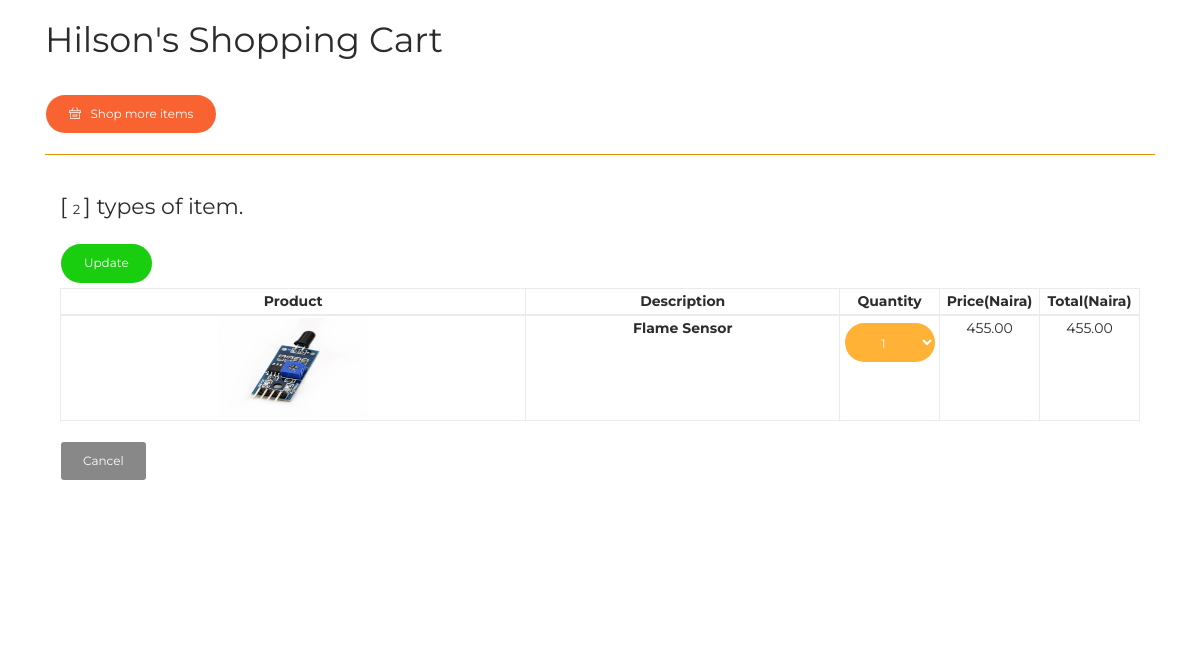
Screenshot of /Electricks-shop/pages/edit_order_details.php?order_id=99 (signed in) with the database file from the repository.
### tables this page shows
CREATE TABLE IF NOT EXISTS `users` (
`user_id` int(11) NOT NULL,
  `firstname` varchar(50) NOT NULL,
  `middlename` varchar(50) NOT NULL,
  `lastname` varchar(50) NOT NULL,
  `address` varchar(300) NOT NULL,
  `email` varchar(50) NOT NULL,
  `contact` varchar(50) NOT NULL,
  `username` varchar(50) NOT NULL,
  `password` varchar(50) NOT NULL
);

CREATE TABLE IF NOT EXISTS `products` (
`prod_id` int(11) NOT NULL,
  `prod_name` varchar(50) NOT NULL,
  `prod_desc` varchar(500) NOT NULL,
  `prod_qty` int(11) NOT NULL,
  `prod_cost` decimal(10,2) NOT NULL,
  `prod_price` decimal(10,2) NOT NULL,
  `category` varchar(100) NOT NULL,
  `supplier` varchar(100) NOT NULL,
  `prod_serial` varchar(50) NOT NULL,
  `prod_pic1` varchar(500) NOT NULL,
  `prod_pic2` varchar(500) NOT NULL,
  `prod_pic3` varchar(500) NOT NULL
);

CREATE TABLE IF NOT EXISTS `order_details` (
`order_details_id` int(11) NOT NULL,
  `prod_id` int(11) NOT NULL,
  `prod_qty` int(11) NOT NULL,
  `total_qty` varchar(30) NOT NULL,
  `total` decimal(10,2) NOT NULL,
  `user_id` int(11) NOT NULL,
  `order_id` varchar(30) NOT NULL
);

### Electricks-shop/pages/edit_order_details.php (the view, shortened to what this page needs)
<!DOCTYPE html>
<html lang="en">
<head>
    <link rel="stylesheet" href="https://maxcdn.bootstrapcdn.com/font-awesome/latest/css/font-awesome.min.css" />
    <link href="../assets/css/bootstrap.min.css" rel="stylesheet" />
    <link href="../assets/css/now-ui-kit.css?v=1.1.0" rel="stylesheet" />
    <link href="../assets/css/demo.css" rel="stylesheet" />
    <link rel="stylesheet" href="../plugins/datatables/dataTables.bootstrap.css">
</head>
<body class="index-page sidebar-collapse">
    <div class="wrapper"><br>
        <div class="main">
            <div class="section section-basic">
                <div class="container">
                      <h2>       <?php
                                 include('../config/dbconn.php');
                                 $query=mysqli_query($dbconn,"SELECT * FROM `users` WHERE user_id='".$_SESSION['id']."'");
                                 $row=mysqli_fetch_array($query);
                                 echo $row['firstname'];
                                ?>'s Shopping Cart
                      </h2>
                      <a class="btn btn-primary btn-round" href="user_index.php"><i class="now-ui-icons shopping_basket"></i> &nbsp Shop more items</a>
                      <hr color="orange">
                <div class="col-md-12">
                <br>
                <div class="panel panel-success panel-size-custom">
                        <div class="panel-body">
      <?php
        $user_id = $_SESSION['id'];
        $query3=mysqli_query($dbconn,"SELECT * FROM order_details WHERE user_id='$user_id' AND order_id=''") or die (mysql_error());
        $count2=mysqli_num_rows($query3);
      ?>
<form method="post">
  <h5>[ <small><?php echo $count2;?> </small>] types of item.</h5>
  <button type="submit" name="submit" class="btn btn-success btn-round">Update</button>
  <table class="table table-bordered table-condensed">
              <thead>
                <tr>
                  <th>Product</th>
                  <th>Description</th>
                  <th width="100">Quantity</th>
                  <th width="100">Price(Naira)</th>
                  <th width="100">Total(Naira)</th>
        </tr>
              </thead>
              <tbody>
                <?php
                      $order_id=$_GET['order_id'];
                $query=mysqli_query($dbconn,"SELECT * FROM order_details WHERE order_details_id='$order_id'") or die (mysqli_error());
                $row=mysqli_fetch_array($query);
                $prod_id=$row['prod_id'];
                $query2=mysqli_query($dbconn,"SELECT * FROM products WHERE prod_id='$prod_id'") or die (mysqli_error());
                $row2=mysqli_fetch_array($query2);
                $prod_qty=$row2['prod_qty'];
                ?>
        <tr>
                  <td> <img width="150" height="100" src="../uploads/<?php echo $row2['prod_pic1'];?>" alt=""/></td>
                  <td><b><?php echo $row2['prod_name'];?></b><br><br>
                          <?php $string=$row2['prod_desc'];?></td>
          <td>
      <div class="input-append">
      <?php
  echo "<select class='btn btn-warning btn-round dropdown-toggle' size='1' name='prod_qty' id='prod_qty'>";
$i=1; $prod_qty=$prod_qty;
while ($i <= $prod_qty ){
    echo "<option value=".$i.">".$i."</option>";
    $i++;
}
echo "</select>";
?>
     </div>
          </td>
                  <td><?php  echo $row2['prod_price']; ?></td>
                  <td><?php echo $row['total']; ?></td>
                </tr>
        </tbody>
            </table>
  <a href="user_cart.php" class="btn btn-large"><i class="icon-arrow-left"></i> Cancel </a>
</form>
                        </div>
                    </div>
                </div>
            </div>
        </div>
<br><br><br><br>
    </div>
</body>
</html>

### Electricks-shop/assets/css/demo.css (style rules this page uses)
.section-basic { padding-top: 0; }

### rows the page displays
users: firstname "Hilson"
products: prod_pic1 (picture), prod_name "Flame Sensor", prod_price "455.00"
order_details: total "455.00"

### other values shown
$count2 "2"
form field prod_qty "1"
